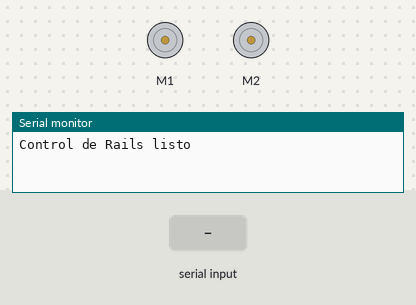
Recording of a sketch running on a simulated Arduino Uno, built with avr-gcc and run on an emulated ATmega328P. Shown: 2 × DC motor (green arrow = forward, orange = backward, longer = faster), the last lines printed to the serial monitor. Inputs (shaded band) come from the test bench.

Above: at 1.2 s.
1.3 s: "r1:0\n" received over Serial
2.8 s: "r2:255\n" received over Serial
At 3.5 s:
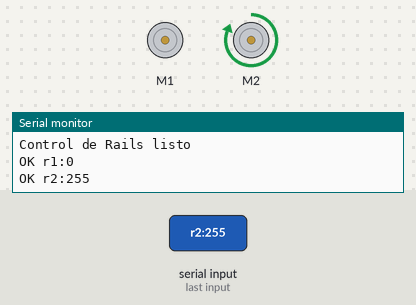
Timing chart, 0 to 5.8 s (numbered marks = the images above; inputs shaded):
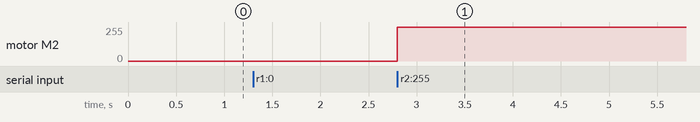

The sketch:

control_scalextric.ino
```cpp
#include <AFMotor.h>

// Código que corre en el arduino del nodo de potencia
// Sacado directamente del repositorio de Adrian: https://github.com/Rego523/GEI-TFG/blob/main/arduino/control_scalextric.ino

// Creamos dos objetos para los "rails" 1 y 2
AF_DCMotor rail1(1);  // Motor M1 del shield
AF_DCMotor rail2(2);  // Motor M2 del shield

void setup() {
  Serial.begin(115200);
  // Mensaje de arranque
  Serial.println("Control de Rails listo");
}

void loop() {
  if (Serial.available()) {
    String cmd = Serial.readStringUntil('\n');
    cmd.trim();
    // Esperamos comandos tipo "r1:0" a "r2:255"
    if (cmd.length() > 0 && cmd.charAt(0) == 'r') {
      int sep = cmd.indexOf(':');
      if (sep > 1) {
        int rail = cmd.substring(1, sep).toInt();
        int speed = cmd.substring(sep + 1).toInt();
        speed = constrain(speed, 0, 255);
        setRailSpeed(rail, speed);
      }
    }
  }
}

// Función auxiliar que aplica velocidad a uno de los dos motores
void setRailSpeed(int rail, int speed) {
  // 1) Elegimos a qué motor apuntar
  AF_DCMotor *motor = nullptr;
  if (rail == 1) {
    motor = &rail1;
  } else if (rail == 2) {
    motor = &rail2;
  } else {
    return;  // carril inválido, nada que hacer
  }

  // 2) Ajustamos freno o velocidad
  if (speed == 0) {
    motor->run(RELEASE);       // freno (0 PWM)
  } else {
    motor->setSpeed(speed);    // valor PWM 1–255
    motor->run(FORWARD);       // dirección “adelante”
  }

  // 3) Confirmación al PC
  Serial.print("OK r");
  Serial.print(rail);
  Serial.print(":");
  Serial.println(speed);
}
```

Measured:
- after the input at 2.8 s, motor M2: stopped → forward 255/255 at once
